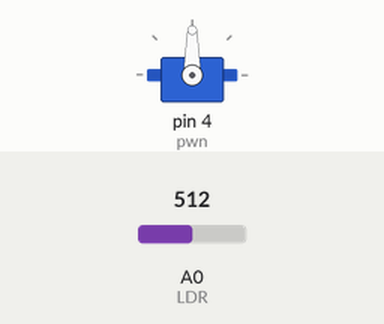
Recording of a sketch running on a simulated Arduino Uno, built with avr-gcc and run on an emulated ATmega328P. On the bench: servo. Inputs (shaded band) come from the test bench; at power-on: A0 (LDR) = 512. What the sketch prints to the serial monitor is not drawn.

Above: at 1.2 s.
1.3 s: A0 (LDR) set to 716
At 1.7 s:
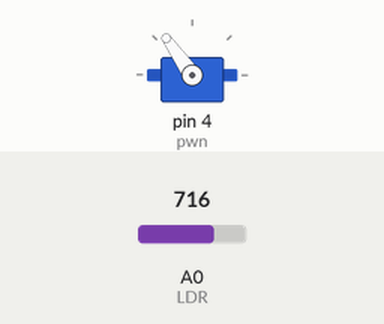
2.8 s: A0 (LDR) set to 900
At 4.0 s:
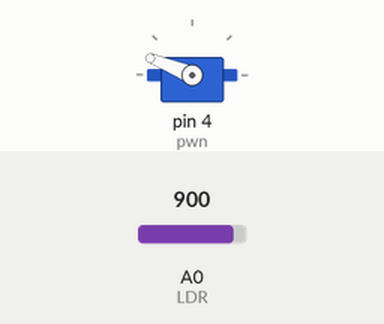
4.3 s: A0 (LDR) set to 1023
At 5.2 s:
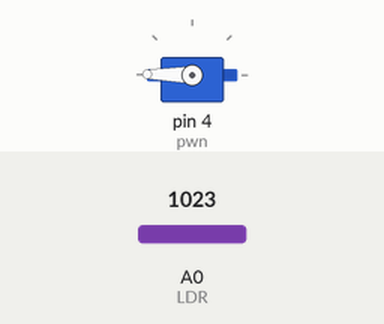
5.8 s: A0 (LDR) set to 306
At 6.4 s:
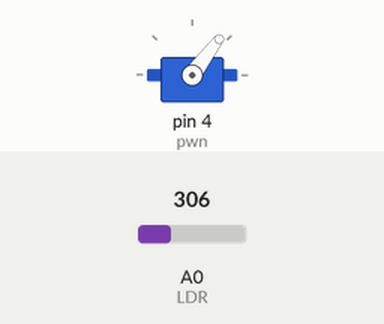
7.3 s: A0 (LDR) set to 122
At 8.5 s:
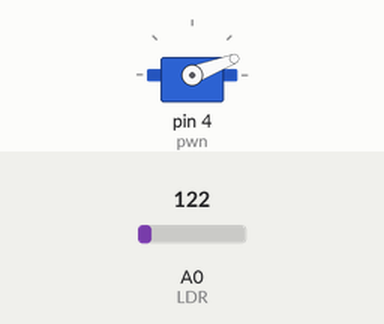
8.8 s: A0 (LDR) set to 0
At 9.7 s:
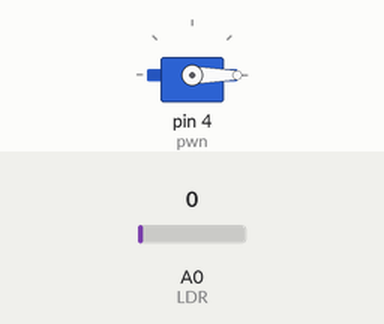
Timing chart, 0 to 11.3 s (numbered marks = the images above; inputs shaded):
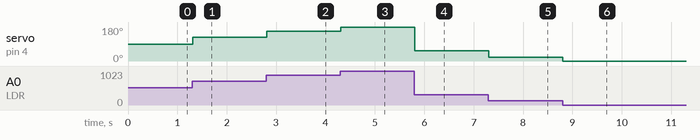

The sketch:

Myservo.ino
```cpp
#include <Servo.h>

Servo myservo;
int pwn = 4;
int LDR = A0;

void setup() {
  // put your setup code here, to run once:
  myservo.attach(pwn);
  //pinMode(pwn, OUTPUT);
  Serial.begin(9600);
}

void loop() {
  // put your main code here, to run repeatedly:
  //myservo.write(90);
  /*analogWrite(pwn, 127);
  delay(1000);
  //myservo.write(0);
  analogWrite(pwn, 0);
  delay(1000);
  //myservo.write(180);
  analogWrite(pwn, 255);
  delay(1000);*/
  int lightLevel = analogRead(LDR);
  //Serial.println(lightLevel);
  int degree = map(lightLevel, 0, 1024, 0, 180);
  Serial.println(degree);
  myservo.write(degree);
}
```

Measured:
- after the input at 1.3 s, servo on pin 4 (pwn): 90° → 125° at once
- after the input at 2.8 s, servo on pin 4 (pwn): 125° → 158° at once
- after the input at 4.3 s, servo on pin 4 (pwn): 158° → 179° at once
- after the input at 5.8 s, servo on pin 4 (pwn): 179° → 53° at once
- after the input at 7.3 s, servo on pin 4 (pwn): 53° → 21° at once
- after the input at 8.8 s, servo on pin 4 (pwn): 21° → 0° at once
